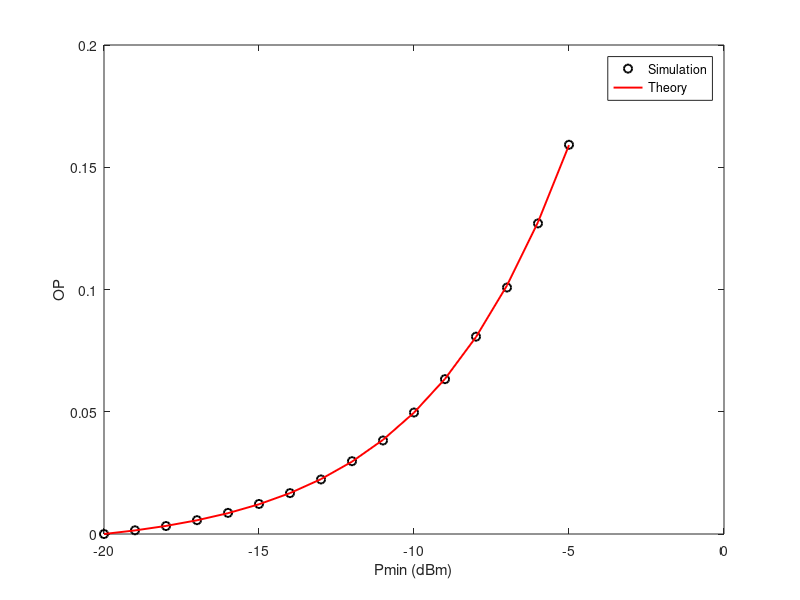

Write MATLAB code to recreate this figure.
clc; clear; close all; 
  
sigma_bp = 1/2; 
 
PtDbm = 10;   
Pt = 10.^(PtDbm/10)*10^-3; % Công suất phát 
 
NDbm = -20;  
N  = 10.^(NDbm/10)*10^-3; % Công suất nhiễu AWGN 
  
PminDbm = -20:-5;   
Pmin = 10.^(PminDbm/10)*10^-3; % Ngưỡng dịch vụ 
  
d_ch = 2;      % Khoảng cách chuẩn hóa 
alpha = 2.5;   % Hệ số suy hao đường truyền 
 
% ================ Mô phỏng ================= 
Ntry = 10^6; 
OP_simul = zeros(1,length(Pmin)); 
for i = 1:length(OP_simul) 
  
    % ========= Phần thực, phần ảo ========== 
    hI = sqrt(sigma_bp) * randn(1,Ntry); 
    hQ = sqrt(sigma_bp) * randn(1,Ntry); 
  
    % ======= Công suất thu tức thời ======== 
    Pr = Pt*d_ch.^-alpha.*(hI.^2 + hQ.^2) + N;          % Công suất thu tức thời 
    indexLess = find(Pr < Pmin(i));   % Tìm vị trí dừng 
     
    OP_simul(i) = length(indexLess)/Ntry; % Xác suất dừng mô phỏng 
end 
OP_simul; 
  
% ============== Lý thuyết ================== 
a = (Pmin - N)/(Pt*d_ch.^-alpha);
OP_theo = 1- exp(-a/(2*sigma_bp));    % Xác suất dừng lý thuyết 
  
figure(1) 
plot(PminDbm,OP_simul,'ko','linewidth',1.4);  
hold on; 
plot(PminDbm,OP_theo,'r-','linewidth',1.4); 
xlabel('Pmin (dBm)'); ylabel('OP'); 
legend('Simulation', 'Theory');